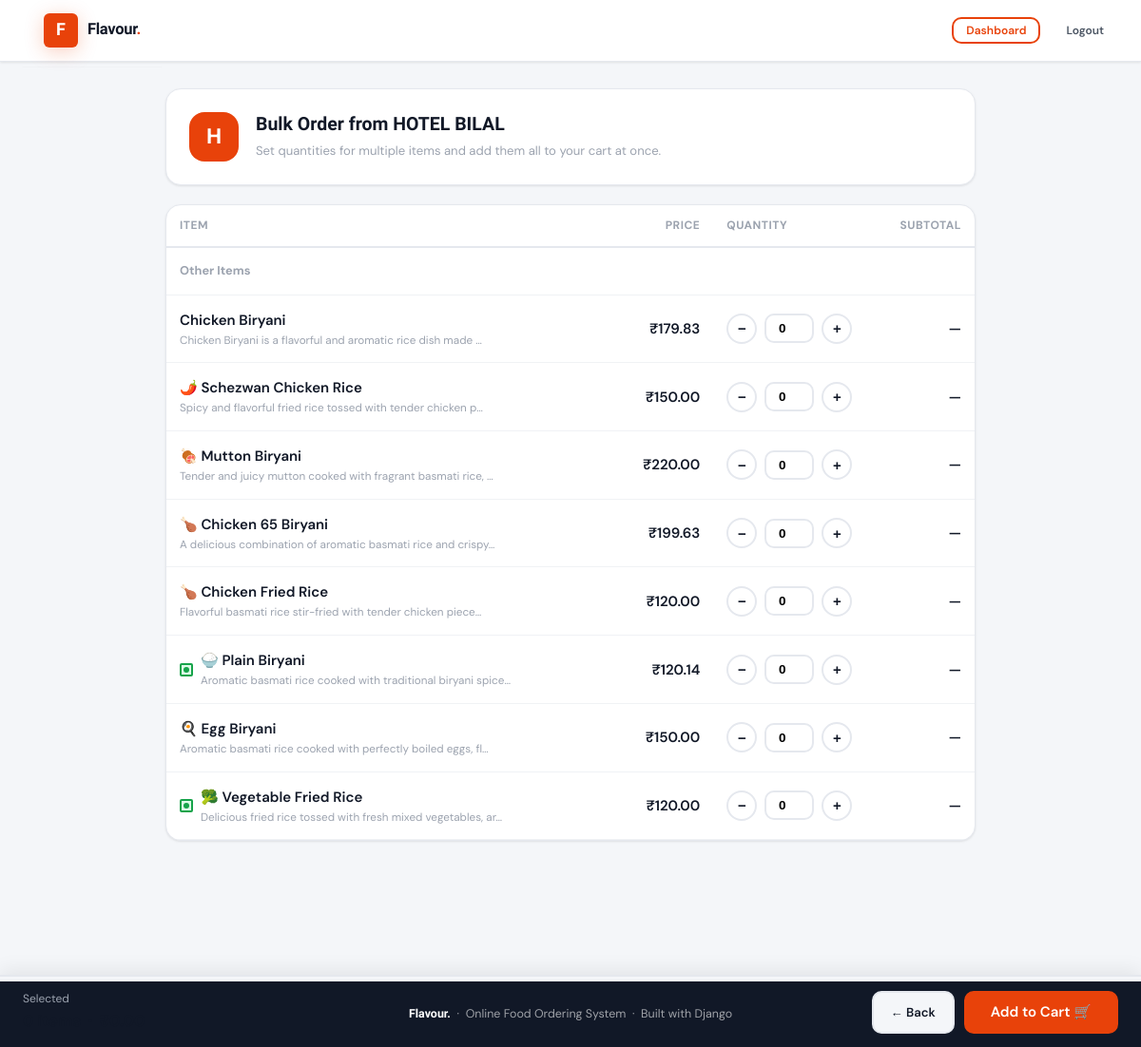
The page /orders/bulk/2/ (signed in) on the database its author committed.
### apps/restaurants/models.py (models this page shows, shortened)
class Restaurant(models.Model):
    CUISINE_CHOICES = [
        ('indian', 'Indian'), ('chinese', 'Chinese'), ('italian', 'Italian'),
        ('mexican', 'Mexican'), ('american', 'American'), ('thai', 'Thai'),
        ('japanese', 'Japanese'), ('mediterranean', 'Mediterranean'), ('other', 'Other'),
    ]
    owner = models.OneToOneField(settings.AUTH_USER_MODEL, on_delete=models.CASCADE, related_name='restaurant')
    name = models.CharField(max_length=200)
    description = models.TextField(blank=True)
    cuisine = models.CharField(max_length=50, choices=CUISINE_CHOICES, default='other')
    address = models.TextField()
    phone = models.CharField(max_length=15)
    logo = models.ImageField(upload_to='restaurant_logos/', blank=True, null=True)
    cover_image = models.ImageField(upload_to='restaurant_covers/', blank=True, null=True)
    is_open = models.BooleanField(default=True)
    rating = models.DecimalField(max_digits=3, decimal_places=1, default=0.0)
    delivery_time = models.PositiveIntegerField(default=30, help_text='Estimated delivery in minutes')
    minimum_order = models.DecimalField(max_digits=8, decimal_places=2, default=0.00)
    latitude = models.DecimalField(max_digits=9, decimal_places=6, null=True, blank=True)
    longitude = models.DecimalField(max_digits=9, decimal_places=6, null=True, blank=True)
    created_at = models.DateTimeField(auto_now_add=True)

class MenuItem(models.Model):
    restaurant = models.ForeignKey(Restaurant, on_delete=models.CASCADE, related_name='menu_items')
    category = models.ForeignKey(Category, on_delete=models.SET_NULL, null=True, blank=True, related_name='items')
    name = models.CharField(max_length=200)
    description = models.TextField(blank=True)
    price = models.DecimalField(max_digits=8, decimal_places=2)
    image = models.ImageField(upload_to='menu_images/', blank=True, null=True)
    is_available = models.BooleanField(default=True)
    is_vegetarian = models.BooleanField(default=False)
    is_featured = models.BooleanField(default=False)
    quantity = models.PositiveIntegerField(default=100, help_text='Available stock')
    low_stock_threshold = models.PositiveIntegerField(default=10)
    created_at = models.DateTimeField(auto_now_add=True)
    updated_at = models.DateTimeField(auto_now=True)
    class Meta:
        ordering = ['category', 'name']

### apps/orders/views.py (the view, shortened to what this page needs)
# urls.py: path('bulk/<int:restaurant_id>/', views.bulk_order, name='bulk_order'),
@login_required
def bulk_order(request, restaurant_id):
    restaurant = get_object_or_404(Restaurant, pk=restaurant_id, is_open=True)
    categories = restaurant.categories.prefetch_related('items').all()
    uncategorized = MenuItem.objects.filter(restaurant=restaurant, category=None, is_available=True)
    return render(request, 'orders/bulk_order.html', {
        'restaurant': restaurant,
        'categories': categories,
        'uncategorized': uncategorized,
    })

### apps/orders/context_processors.py (called while the page is built)
def cart_count(request):
    cart = request.session.get('cart', {})
    count = sum(item['quantity'] for item in cart.values())
    return {'cart_count': count}

### templates/orders/bulk_order.html (shortened to what this page needs)
{% extends 'base_public.html' %}
{% block content %}
<div class="public-content" style="max-width:900px; padding-bottom:100px;">
  <div class="card" style="margin-bottom:20px;">
    <div class="card-body">
      <div class="d-flex align-center gap-3">
        <div style="width:52px;height:52px;border-radius:var(--radius-lg);background:var(--brand);
          color:#fff;display:flex;align-items:center;justify-content:center;font-size:1.5rem;font-weight:800;flex-shrink:0;">
          {{ restaurant.name|first|upper }}
        </div>
        <div>
          <h1 style="font-size:1.3rem;margin-bottom:4px;">Bulk Order from {{ restaurant.name }}</h1>
          <p class="text-muted" style="font-size:.875rem;">Set quantities for multiple items and add them all to your cart at once.</p>
        </div>
      </div>
    </div>
  </div>
  <form method="post" id="bulkForm">
    <div class="card">
      <table class="bulk-table">
        <thead>
          <tr>
            <th>Item</th>
            <th style="text-align:right;">Price</th>
            <th style="width:140px;">Quantity</th>
            <th style="text-align:right;">Subtotal</th>
          </tr>
        </thead>
        <tbody id="bulkBody">
          {% if uncategorized %}
          <tr><td colspan="4" class="section-divider">Other Items</td></tr>
          {% for item in uncategorized %}
          <tr class="bulk-row" data-price="{{ item.price }}" data-id="{{ item.id }}">
            <td>
              <div style="display:flex;align-items:center;gap:8px;">
                {% if item.is_vegetarian %}<span class="item-veg" title="Vegetarian"></span>{% endif %}
                <div>
                  <div style="font-weight:600;">{{ item.name }}</div>
                  {% if item.description %}<div class="text-muted" style="font-size:.78rem;">{{ item.description|truncatechars:60 }}</div>{% endif %}
                </div>
              </div>
            </td>
            <td style="text-align:right;font-weight:600;">₹{{ item.price }}</td>
            <td>
              <div class="qty-ctrl">
                <button type="button" class="qty-btn" onclick="changeQty({{ item.id }}, -1)">−</button>
                <input type="number" name="qty_{{ item.id }}" id="qty_{{ item.id }}"
                  class="qty-input" value="0" min="0" max="{{ item.quantity }}"
                  onchange="updateSubtotal({{ item.id }})">
                <button type="button" class="qty-btn" onclick="changeQty({{ item.id }}, 1)">+</button>
              </div>
            </td>
            <td style="text-align:right;font-weight:600;" id="sub_{{ item.id }}">—</td>
          </tr>
          {% endfor %}
          {% endif %}
        </tbody>
      </table>
    </div>
  </form>
</div>
<div class="order-summary-bar">
  <div>
    <div style="font-size:.8rem;color:var(--text-muted);">Selected</div>
    <div class="summary-total">
      <span id="selectedCount">0</span> items &nbsp;·&nbsp; ₹<span id="totalAmount">0.00</span>
    </div>
  </div>
  <div style="display:flex;gap:10px;">
    <a href="{% url 'customers:restaurant_detail' restaurant.pk %}" class="btn btn-secondary">← Back</a>
    <button type="submit" form="bulkForm" class="btn btn-primary btn-lg">
      Add to Cart 🛒
    </button>
  </div>
</div>
{% endblock %}

### templates/base_public.html (shortened to what this page needs)
{% load static %}
<!DOCTYPE html>
<html lang="en">
<head>
  <link rel="stylesheet" href="{% static 'css/main.css' %}">
</head>
<body style="background: var(--content-bg);">
<nav class="public-nav">
  <div class="public-nav-inner">
    <a href="/" class="sidebar-brand" style="gap:10px; text-decoration:none;">
      <div class="sidebar-logo">F</div>
      <span class="sidebar-title">Flavour<span>.</span></span>
    </a>
    <div class="d-flex align-center gap-2">
      {% if user.is_authenticated %}
        {% if user.role == 'customer' %}
        <a href="{% url 'orders:my_orders' %}" class="btn btn-ghost btn-sm">My Orders</a>
        <a href="{% url 'orders:cart' %}" class="cart-btn" title="Cart">
          <svg width="18" height="18" viewBox="0 0 24 24" fill="none" stroke="currentColor" stroke-width="2"><circle cx="9" cy="21" r="1"/><circle cx="20" cy="21" r="1"/><path d="M1 1h4l2.68 13.39a2 2 0 002 1.61h9.72a2 2 0 001.98-1.67L23 6H6"/></svg>
          {% if cart_count > 0 %}<span class="cart-badge">{{ cart_count }}</span>{% endif %}
        </a>
        {% elif user.role == 'restaurant' %}
        <a href="{% url 'restaurants:dashboard' %}" class="btn btn-outline btn-sm">Dashboard</a>
        {% endif %}
        <a href="{% url 'accounts:logout' %}" class="btn btn-ghost btn-sm">Logout</a>
      {% else %}
        <a href="{% url 'accounts:login' %}" class="btn btn-secondary btn-sm">Sign In</a>
        <a href="{% url 'accounts:register' %}" class="btn btn-primary btn-sm">Join Free</a>
      {% endif %}
    </div>
  </div>
</nav>
{% block content %}{% endblock %}
<footer style="background: var(--text-primary); color: rgba(255,255,255,.6); text-align:center; padding: 24px; margin-top: 48px; font-size: 0.83rem;">
  <strong style="color:#fff; font-family: var(--font-display);">Flavour.</strong> &nbsp;·&nbsp; Online Food Ordering System &nbsp;·&nbsp; Built with Django
</footer>
</body>
</html>

### static/css/main.css (style rules this page uses)
:root { --brand: #E8420A; --brand-dark: #C03508; --brand-light: #FFF0EB; --brand-pale: #FFF8F5; --sidebar-bg: #FFFFFF; --sidebar-w: 260px; --header-h: 64px; --content-bg: #F4F6F9; --card-bg: #FFFFFF; --text-primary: #111827; --text-secondary: #4B5563; --text-muted: #9CA3AF; --text-inverse: #FFFFFF; --border: #E5E8EE; --border-light: #F0F2F5; --success: #059669; --success-bg: #ECFDF5; --warning: #D97706; --warning-bg: #FFFBEB; --danger: #DC2626; --danger-bg: #FEF2F2; --info: #2563EB; --info-bg: #EFF6FF; --shadow-sm: 0 1px 3px rgba(0,0,0,.06), 0 1px 2px rgba(0,0,0,.04); --shadow: 0 4px 12px rgba(0,0,0,.08), 0 2px 4px rgba(0,0,0,.04); --shadow-lg: 0 10px 30px rgba(0,0,0,.10), 0 4px 10px rgba(0,0,0,.05); --shadow-brand: 0 4px 20px rgba(232,66,10,.25); --radius-sm: 6px; --radius: 10px; --radius-lg: 16px; --radius-xl: 24px; --transition: 0.18s cubic-bezier(.4,0,.2,1); --font-display: 'Sora', sans-serif; --font-body: 'DM Sans', sans-serif; }
*, *::before, *::after { box-sizing: border-box; margin: 0; padding: 0; }
html { font-size: 15px; scroll-behavior: smooth; }
html, body { max-width: 100%; overflow-x: hidden; }
body { font-family: var(--font-body); background: var(--content-bg); color: var(--text-primary); line-height: 1.6; -webkit-font-smoothing: antialiased; min-width: 0; }
a { color: var(--brand); text-decoration: none; transition: color var(--transition); }
h1,h2,h3,h4,h5,h6 { font-family: var(--font-display); font-weight: 700; line-height: 1.25; color: var(--text-primary); }
.sidebar-brand { display: flex; align-items: center; gap: 10px; padding: 20px 22px; border-bottom: 1px solid var(--border-light); text-decoration: none; }
.sidebar-logo { width: 36px; height: 36px; background: var(--brand); border-radius: var(--radius-sm); display: flex; align-items: center; justify-content: center; color: #fff; font-family: var(--font-display); font-weight: 800; font-size: 18px; flex-shrink: 0; box-shadow: var(--shadow-brand); }
.sidebar-title { font-family: var(--font-display); font-weight: 800; font-size: 1.1rem; color: var(--text-primary); letter-spacing: -0.3px; }
.sidebar-title span { color: var(--brand); }
.card { background: var(--card-bg); border: 1px solid var(--border); border-radius: var(--radius-lg); box-shadow: var(--shadow-sm); overflow: hidden; }
.card-body { padding: 24px; }
.btn { display: inline-flex; align-items: center; justify-content: center; gap: 7px; padding: 9px 18px; border-radius: var(--radius); font-family: var(--font-body); font-size: 0.875rem; font-weight: 600; cursor: pointer; border: 2px solid transparent; transition: all var(--transition); white-space: nowrap; text-decoration: none; line-height: 1; }
.btn-sm { padding: 6px 13px; font-size: 0.8rem; }
.btn-lg { padding: 13px 26px; font-size: 1rem; }
.btn-primary { background: var(--brand); color: #fff; border-color: var(--brand); }
.btn-secondary { background: var(--content-bg); color: var(--text-primary); border-color: var(--border); }
.btn-outline { background: transparent; color: var(--brand); border-color: var(--brand); }
.btn-ghost { background: transparent; color: var(--text-secondary); border-color: transparent; }
.qty-btn { width: 28px; height: 28px; border-radius: 50%; border: 1.5px solid var(--border); background: var(--card-bg); display: flex; align-items: center; justify-content: center; cursor: pointer; font-weight: 700; color: var(--text-primary); transition: all var(--transition); }
.qty-input { width: 36px; text-align: center; font-weight: 700; border: 1.5px solid var(--border); border-radius: var(--radius-sm); padding: 3px 4px; font-size: 0.875rem; }
.public-nav { background: var(--card-bg); border-bottom: 1px solid var(--border); position: sticky; top: 0; z-index: 100; box-shadow: var(--shadow-sm); }
.public-nav-inner { max-width: 1200px; margin: 0 auto; padding: 0 24px; height: 64px; display: flex; align-items: center; justify-content: space-between; gap: 16px; }
.public-content { max-width: 1200px; margin: 0 auto; padding: 28px 24px; }
.text-muted { color: var(--text-muted); }
.d-flex { display: flex; }
.align-center { align-items: center; }
.gap-2 { gap: 12px; }
.gap-3 { gap: 18px; }

### rows shown on the page
Restaurant: name|first "H", name "HOTEL BILAL"
MenuItem: name "Chicken Biryani", description "Chicken Biryani is a flavorful and aromatic rice dish made …", price "179.83"
MenuItem: name "🌶️ Schezwan Chicken Rice", description "Spicy and flavorful fried rice tossed with tender chicken p…", price "150.00"
MenuItem: name "🍖 Mutton Biryani", description "Tender and juicy mutton cooked with fragrant basmati rice, …", price "220.00"
MenuItem: name "🍗 Chicken 65 Biryani", description "A delicious combination of aromatic basmati rice and crispy…", price "199.63"
MenuItem: name "🍗 Chicken Fried Rice", description "Flavorful basmati rice stir-fried with tender chicken piece…", price "120.00"
MenuItem: is_vegetarian True (drawn), name "🍚 Plain Biryani", description "Aromatic basmati rice cooked with traditional biryani spice…", price "120.14"
MenuItem: name "🍳 Egg Biryani", description "Aromatic basmati rice cooked with perfectly boiled eggs, fl…", price "150.00"
MenuItem: is_vegetarian True (drawn), name "🥦 Vegetable Fried Rice", description "Delicious fried rice tossed with fresh mixed vegetables, ar…", price "120.00"
